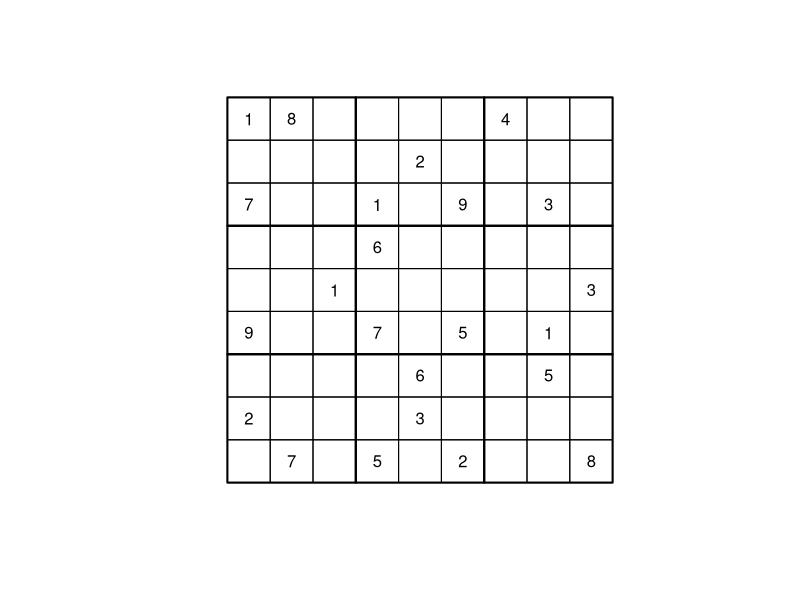

The R source for this figure: (Note: this script raises an error after producing the figure.)
## ---- chunk 1
# A sudoku puzzle is:
  # A matrix with: 81 numbers read from top left -> bottom right by column
  #                9 rows & 9 columns
  #                    --> where 0 is any unfilled number
numbers <- c(1,0,7,0,0,9,0,2,0, #column 1
             8,0,0,0,0,0,0,0,7, #column 2
             0,0,0,0,1,0,0,0,0, #column 3
             0,0,1,6,0,7,0,0,5, #column 4
             0,2,0,0,0,0,6,3,0, #column 5
             0,0,9,0,0,5,0,0,2, #column 6
             4,0,0,0,0,0,0,0,0, #column 7
             0,0,3,0,0,1,5,0,0, #column 8
             0,0,0,0,3,0,0,0,8) #column 9
num_rows_and_columns <- 9

board <- matrix(numbers, num_rows_and_columns, num_rows_and_columns)
## ---- chunk 2
# Function to draw board
draw_board <- function(board, result = NULL, solved = FALSE) {
  # To draw the puzzle, use the plot function to outline the board
  plot(c(0,9), #x-coordinates
       c(0,9), #y-coordinates
       type="n", #leave as empty plot
       xlab = "", #no title for axis
       ylab = "", #no title for axis
       main = "", #no title for board
       xaxt="n", #no scale on axis
       yaxt="n", #no scale on axis
       bty="n", #no box around plot
       asp = 1) #need to be a square object
  
  # Then draw each individual box
  for (column_number in 1:9) {
    for (row_number in 1:9) {
      rect(column_number - 1,
           row_number - 1,
           column_number,
           row_number) #creating individual boxes for each number
      
      if (board[10-row_number,column_number] != 0) { #if the number is not 0, ie if box is not empty
        text((column_number - 1) + 0.5, #center of box by height
              (row_number - 1) + 0.5, #center of box by width
              (((board[10-row_number,column_number])))) #write the number
      }
      if (solved) {
        text((column_number - 1) + 0.5,
             (row_number - 1) + 0.5,
             (((result[10 - row_number,column_number]))))
      }
    }
  }
  
  # Then draw the larger cages
  for(large_square_width in 1:3) {
    for(large_square_height in 1:3) {
      rect((large_square_width - 1) * 3,
           (large_square_height - 1) * 3,
           large_square_width * 3,
           large_square_height * 3,
           lwd=2) #draw larger boxes slightly thicker (for each 3x3 block)
    }
  }
}
## ---- chunk 3
#Drawing the board
draw_board(board)
## ---- chunk 4
# Find empty cells (boxes to solve)
empty_cells <- function(board) {
  which(board == 0, arr.ind = TRUE)
}
## ---- chunk 5
# Function to check if a number can be placed in a box
valid_number <- function(board, test_number, row, column) {
  
  # Check if any box in the same row has the same value
  if (any(board[row,] == test_number)) {
    return(FALSE)
  }
  
  # Check if any box in the same column has the same value
  if(any(board[,column] == test_number)) {
    return(FALSE)
  }
  
  # Check if any box in the same 3x3 cage has the same value
  large_box_index_width <- floor((row - 1) / 3) + 1
  large_box_index_height <- floor((column - 1) / 3) + 1
  
  large_box <- board[((3 * large_box_index_width) - 2):(3 * large_box_index_width), #take slice of 3 rows
               ((3 * large_box_index_height) - 2):(3 * large_box_index_height)] #take slice of 3 columns
  if(any(large_box == test_number)) {
    return(FALSE)
  }
  
  # If none conditions are met, number is potentially valid
  return(TRUE)
}
## ---- chunk 6
# Make copy of board - to print when solved
result <- board
## ---- chunk 7
# Solving the puzzle
solver <- function(board, needed_cells = NULL, index = 1)
{
  # Find all empty cells
  if (is.null(needed_cells)) {
    needed_cells <- find_empty_cells(board)
  }
  
  # Base condition - puzzle is solved
  if (index > nrow(needed_cells)) {
    result <<- board
    return(TRUE)
  }
  
  # Recursive condition - puzzle is unsolved
  else {
    row_number <- needed_cells[index, 1]
    column_number <- needed_cells[index, 2]
  }
  
  
  for (test_number in 1:9) {
    if(!valid_number(board, test_number, row_number, column_number)) {
      next
    }
    
    else {
      board_copy = board
      board_copy[row_number, column_number] <- test_number
      if(solver(board_copy, needed_cells, index + 1)) {
        return(TRUE)
      }
    }
  }
  
  # If puzzle is not solvable, return FALSE
  return(FALSE)
}
## ---- chunk 8
# Invisible to ignore any output messages
invisible(solve_sudoku(board))
## ---- chunk 9
# As before
draw_board(board, result = result, solved = TRUE)
